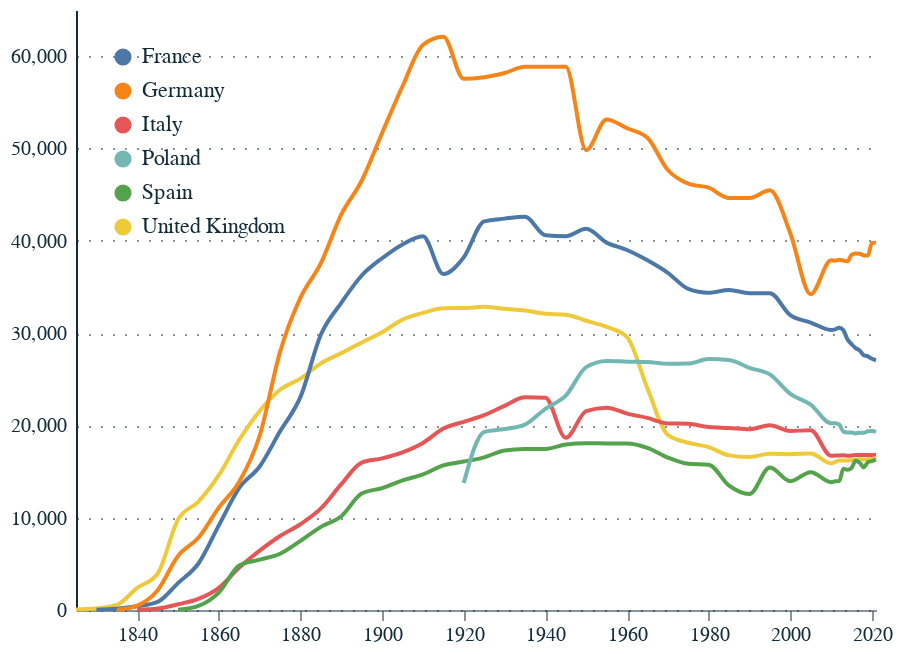

The notebook cell this image was saved under:
### Code cell
# add a transform filter for values after 1970

chart = alt.Chart(df_main).mark_line(interpolate='monotone', point='transparent').encode(
    x=alt.X(
        'date:T',
        axis=alt.Axis(
            labelColor='#122b39',
            tickColor='#122b39',
            domainColor='#122b39',
            domainOpacity=0.5,
            grid=False,
            labelAngle=0,
            tickCount=10,
            tickOpacity=0.5,
            title=None
        )
    ),
    y=alt.Y(
        'value:Q',
        axis=alt.Axis(
            # add label expression to append 'km' to values
            # vega-lite equivalent is "labelExpr":"format(datum.value, '.0s')+'km'"
            # labelExpr="datum.value + 'km'",
            labelColor='#122b39',
            tickColor='#122b39',
            domainColor='#122b39',
            gridColor='#122b39',
            gridDash=[1, 5],
            gridOpacity=0.5,
            labelPadding=5,
            tickCount=8,
            tickOpacity=0.5,
            ticks=False,
            title=None
        )
    ),
    color=alt.Color('country:N', legend=alt.Legend(orient='top-left', labelFontSize=11, labelColor='#122b39', titleColor='#122b39', title=None, symbolSize=50)),
).transform_calculate(
    year='year(datum.date)'
).transform_filter(
    alt.datum.country != 'China' 
).properties(
    width=400,
    height=300
)

### Let's add Country name as text to the end of line (most recent data point)
# create a dataframe with the most recent value for each country
df_recent = df_main.groupby('country').tail(1).reset_index(drop=True)

chart = chart.configure(
    font='Circular Std'
).configure_view(
    stroke=None
)

chart.display()

### Figure 1 — Vega-Lite specification as saved in the notebook (floating-point values rounded to 4 significant figures; data arrays with more than 128 entries replaced by an {"elided": "..."} marker saying what was removed)
{"config": {"view": {"continuousWidth": 300, "continuousHeight": 300, "stroke": null}, "font": "Circular Std"}, "data": {"name": "data-292bc72e6d349caa2e23714e909c3e24"}, "mark": {"type": "line", "interpolate": "monotone", "point": "transparent"}, "encoding": {"color": {"field": "country", "legend": {"labelColor": "#122b39", "labelFontSize": 11, "orient": "top-left", "symbolSize": 50, "title": null, "titleColor": "#122b39"}, "type": "nominal"}, "x": {"axis": {"domainColor": "#122b39", "domainOpacity": 0.5, "grid": false, "labelAngle": 0, "labelColor": "#122b39", "tickColor": "#122b39", "tickCount": 10, "tickOpacity": 0.5, "title": null}, "field": "date", "type": "temporal"}, "y": {"axis": {"domainColor": "#122b39", "gridColor": "#122b39", "gridDash": [1, 5], "gridOpacity": 0.5, "labelColor": "#122b39", "labelPadding": 5, "tickColor": "#122b39", "tickCount": 8, "tickOpacity": 0.5, "ticks": false, "title": null}, "field": "value", "type": "quantitative"}}, "height": 300, "transform": [{"calculate": "year(datum.date)", "as": "year"}, {"filter": "(datum.country !== 'China')"}], "width": 400, "$schema": "https://vega.github.io/schema/vega-lite/v5.8.0.json", "datasets": {"data-292bc72e6d349caa2e23714e909c3e24": {"elided": "263 records"}}}
